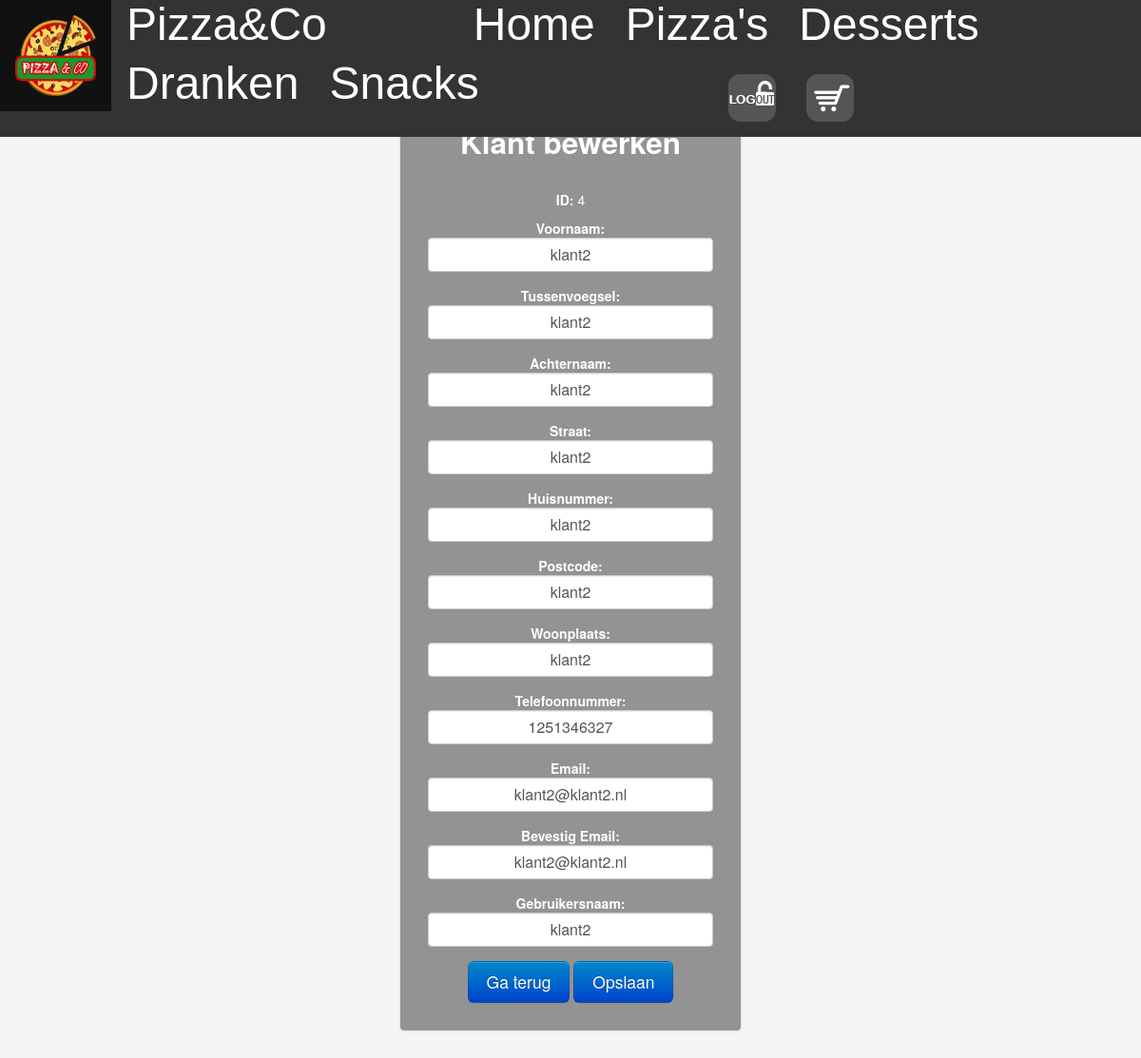
/editklant.php?ID=4 (signed in), run on the app's committed database.
### tables this page shows
CREATE TABLE IF NOT EXISTS `klant` (
  `ID` int(11) NOT NULL AUTO_INCREMENT,
  `Voornaam` varchar(120) NOT NULL,
  `Tussenvoegsel` varchar(120) DEFAULT NULL,
  `Achternaam` varchar(120) NOT NULL,
  `Straat` varchar(120) NOT NULL,
  `Huisnummer` varchar(120) NOT NULL,
  `Postcode` varchar(120) NOT NULL,
  `Woonplaats` varchar(120) NOT NULL,
  `Email` varchar(120) NOT NULL,
  `Telefoonnummer` varchar(120) NOT NULL,
  `Gebruikersnaam` varchar(120) NOT NULL,
  `Wachtwoord` varchar(120) NOT NULL,
  PRIMARY KEY (`ID`)
);

### editklant.php (the view, shortened to what this page needs)
<?php
if(!isset($_SESSION['login'])) {
  header('location: alogin.php');
  exit;
}
Else{
   include 'NaviNoScrollKlant.php';
}
include('templates/header2.inc.php');
 function renderForm($ID, $Gebruikersnaam, $Voornaam, $Tussenvoegsel, $Achternaam, $Straat, $Huisnummer, $Woonplaats, $Postcode, $Telefoonnummer, $Email, $error)
 {
 ?>
<div class="container">
         <form class="form-signin" method="POST" action="">
            <h2>Klant bewerken</h2>
            <br />
            <p><strong>ID:</strong> <?php echo $ID; ?></p>
            <strong>Voornaam:</strong><input type="text" autocomplete="off" class="input-block-level" value="<?php echo $Voornaam; ?>" name="Voornaam" required/>
            <strong>Tussenvoegsel:</strong><input type="text" autocomplete="off" class="input-block-level" value="<?php echo $Tussenvoegsel; ?>" name="Tussenvoegsel"/>
            <strong>Achternaam:</strong><input type="text" autocomplete="off" class="input-block-level" value="<?php echo $Achternaam; ?>" name="Achternaam" required/>
            <strong>Straat:</strong><input type="text" autocomplete="off" class="input-block-level" value="<?php echo $Straat; ?>" name="Straat" required/>
            <strong>Huisnummer:</strong><input type="text" autocomplete="off" class="input-block-level" value="<?php echo $Huisnummer; ?>" name="Huisnummer" required/>
            <strong>Postcode:</strong><input type="text" maxlength="6" autocomplete="off" class="input-block-level" value="<?php echo $Postcode; ?>" name="Postcode" required/>
            <strong>Woonplaats:</strong><input type="text" autocomplete="off" class="input-block-level" value="<?php echo $Woonplaats; ?>" name="Woonplaats" required/>
            <strong>Telefoonnummer:</strong><input onkeypress="return /\d/.test(String.fromCharCode(((event||window.event).which||(event||window.event).which)));" maxlength="10" autocomplete="off" class="input-block-level" type="tel" value="<?php echo $Telefoonnummer; ?>" name="Telefoonnummer" required  />
            <strong>Email:</strong><input type="Email" autocomplete="off" class="input-block-level" value="<?php echo $Email; ?>" name="Email" required/>
            <strong>Bevestig Email:</strong><input type="Email" autocomplete="off" class="input-block-level" value="<?php echo $Email; ?>" name="Email2" required/>
            <strong>Gebruikersnaam:</strong><input type="text" autocomplete="off" class="input-block-level" value="<?php echo $Gebruikersnaam; ?>" name="Gebruikersnaam" required/>
            <input class="btn btn-large btn-primary" type="button" value="Ga terug" onclick="location.href = 'http://localhost/pizzaenco/cklanten.php';" />
            <input class="btn btn-large btn-primary" type="submit" name="submit" value="Opslaan" />
         </form>
      </div>
 </body>
 </html>
 <?php
 }
 if (isset($_POST['submit']))
 {
 if (isset($_POST['ID']))
 {
 $ID = $_POST['ID'];
 $Voornaam = mysql_real_escape_string(htmlspecialchars($_POST['Voornaam']));
 $Tussenvoegsel = mysql_real_escape_string(htmlspecialchars($_POST['Tussenvoegsel']));
 $Achternaam = mysql_real_escape_string(htmlspecialchars($_POST['Achternaam']));
 $Straat = mysql_real_escape_string(htmlspecialchars($_POST['Straat']));
 $Huisnummer = mysql_real_escape_string(htmlspecialchars($_POST['Huisnummer']));
 $Postcode = mysql_real_escape_string(htmlspecialchars($_POST['Postcode']));
 $Woonplaats = mysql_real_escape_string(htmlspecialchars($_POST['Woonplaats']));
 $Telefoonnummer = mysql_real_escape_string(htmlspecialchars($_POST['Telefoonnummer']));
 $Email = mysql_real_escape_string(htmlspecialchars($_POST['Email']));
 $Gebruikersnaam = mysql_real_escape_string(htmlspecialchars($_POST['Gebruikersnaam']));
 if ($Voornaam == '' || $Tussenvoegsel == '' || $Achternaam == '' || $Straat == '' || $Huisnummer == '' || $Postcode = '' || $Woonplaats == '' || $Telefoonnummer == '' || $Email == ''|| $Gebruikersnaam == '')
 {
 $error = 'ERROR: Please fill in all required fields!';
 renderForm($ID, $Gebruikersnaam, $Voornaam, $Tussenvoegsel, $Achternaam, $Straat, $Huisnummer, $Woonplaats, $Postcode, $Telefoonnummer, $Email, $error);
 }
 else
 {
 mysql_query("UPDATE klant SET Voornaam='$Voornaam', Tussenvoegsel='$Tussenvoegsel', Achternaam='$Achternaam', Straat='$Straat', Huisnummer='$Huisnummer' Postcode='$Postcode', Telefoonnummer='$Telefoonnummer', Email='$Email', Gebruikersnaam='$Gebruikersnaam' WHERE ID='$ID'")
 or die(mysql_error());
 header("Location: cklanten.php");
 }
 }
 else
 {
 echo 'Error!';
 }
 }
 else
 {
 if (isset($_GET['ID']) && is_numeric($_GET['ID']) && $_GET['ID'] > 0)
 {
 $ID = $_GET['ID'];
 $result = mysql_query("SELECT * FROM klant WHERE ID=$ID")
 or die(mysql_error());
 $row = mysql_fetch_array($result);
 if($row)
 {
 $Voornaam = $row['Voornaam'];
 $Tussenvoegsel = $row['Tussenvoegsel'];
 $Gebruikersnaam = $row['Gebruikersnaam'];
 $Achternaam = $row['Achternaam'];
 $Straat = $row['Straat'];
 $Huisnummer = $row['Huisnummer'];
 $Woonplaats = $row['Woonplaats'];
 $Postcode = $row['Postcode'];
 $Telefoonnummer = $row['Telefoonnummer'];
 $Email = $row['Email'];
 renderForm($ID, $Gebruikersnaam, $Voornaam, $Tussenvoegsel, $Achternaam, $Straat, $Huisnummer, $Woonplaats, $Postcode, $Telefoonnummer, $Email, '');
 }
 else
 {
 echo "No results!";
 }
 }
 else
 {
 }
 }
?>

### css/NaviNoScroll.css (style rules this page uses)
body { margin:0; }

### css/style2.css (style rules this page uses)
body { padding-top: 40px; padding-bottom: 40px; background-color: #f5f5f5; background-repeat: no-repeat; margin:0; }
.form-signin { max-width: 300px; text-align: center; padding: 19px 29px 29px; margin: 60px auto 20px; background-color: rgba(0, 0, 0, 0.4); color: #ffffff; border: 1px solid #e5e5e5; -webkit-border-radius: 5px; -moz-border-radius: 5px; border-radius: 5px; -webkit-box-shadow: 0 1px 2px rgba(0,0,0,.05); -moz-box-shadow: 0 1px 2px rgba(0,0,0,.05); box-shadow: 0 1px 2px rgba(0,0,0,.05); }
.form-signin input[type="text"], .form-signin input[type="date"], .form-signin input[type="email"], .form-signin input[type="select"], .form-signin input[type="tel"], .form-signin input[type="time"], .form-signin input[type="password"] { font-size: 16px; height: auto; margin-bottom: 15px; padding: 7px 9px; text-align: center; }

### data on the page
klant: Voornaam "klant2", Tussenvoegsel "klant2", Achternaam "klant2", Straat "klant2", Huisnummer "klant2", Postcode "klant2", Woonplaats "klant2", Telefoonnummer "1251346327", Email "klant2@klant2.nl", Email2 "klant2@klant2.nl", Gebruikersnaam "klant2"

### other printed values
$ID "4"
